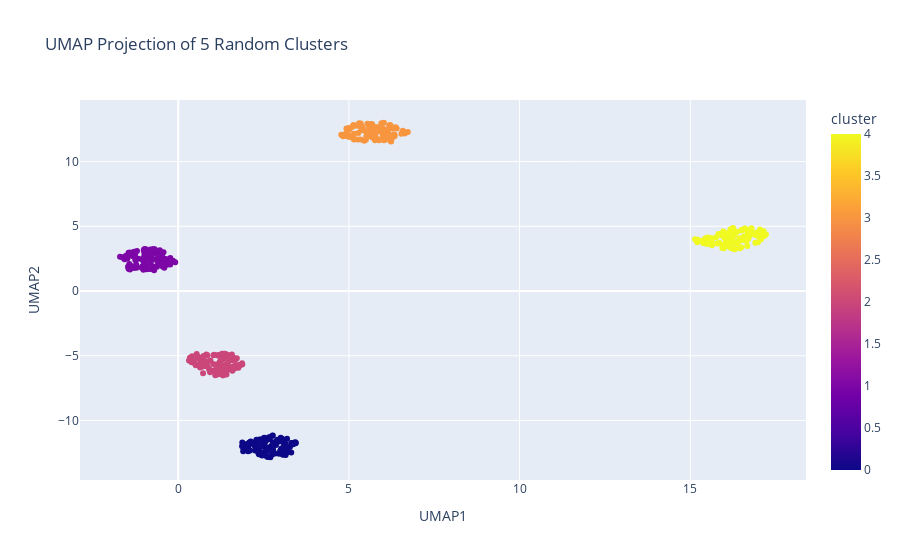

The code cell stored with this chart in its notebook:
### Code cell
df = pd.DataFrame(
    {
        'UMAP1': X_umap[:, 0],
        'UMAP2': X_umap[:, 1],
        'cluster': y,
    }
)

fig = px.scatter(
    df,
    x='UMAP1',
    y='UMAP2',
    color='cluster',
    hover_data=['cluster'],
)
fig.show()

### Figure 1 — Plotly figure (JSON) as saved in the notebook; plotly's stock layout.template omitted (floating-point values rounded to 4 significant figures; data arrays with more than 128 entries replaced by an {"elided": "..."} marker saying what was removed)
{"data": [{"customdata": {"elided": "500x1 int values"}, "hovertemplate": "UMAP1=%{x}<br>UMAP2=%{y}<br>cluster=%{marker.color}<extra></extra>", "legendgroup": "", "marker": {"color": {"elided": "500 int values"}, "coloraxis": "coloraxis", "symbol": "circle"}, "mode": "markers", "name": "", "orientation": "v", "showlegend": false, "type": "scatter", "x": {"elided": "500 float values"}, "xaxis": "x", "y": {"elided": "500 float values"}, "yaxis": "y"}], "layout": {"coloraxis": {"colorbar": {"title": {"text": "cluster"}}, "colorscale": [[0, "#0d0887"], [0.1111, "#46039f"], [0.2222, "#7201a8"], [0.3333, "#9c179e"], [0.4444, "#bd3786"], [0.5556, "#d8576b"], [0.6667, "#ed7953"], [0.7778, "#fb9f3a"], [0.8889, "#fdca26"], [1, "#f0f921"]]}, "legend": {"tracegroupgap": 0}, "title": {"text": "UMAP Projection of 5 Random Clusters"}, "xaxis": {"anchor": "y", "domain": [0, 1], "title": {"text": "UMAP1"}}, "yaxis": {"anchor": "x", "domain": [0, 1], "title": {"text": "UMAP2"}}}}
